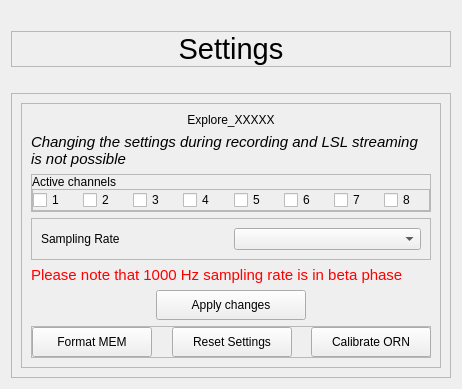
            <widget class="QWidget" name="page_settings">
             <property name="styleSheet">
              <string notr="true"/>
             </property>
             <layout class="QVBoxLayout" name="verticalLayout_23">
              <item>
               <spacer name="verticalSpacer_10">
                <property name="orientation">
                 <enum>Qt::Vertical</enum>
                </property>
                <property name="sizeType">
                 <enum>QSizePolicy::Fixed</enum>
                </property>
                <property name="sizeHint" stdset="0">
                 <size>
                  <width>20</width>
                  <height>20</height>
                 </size>
                </property>
               </spacer>
              </item>
              <item>
               <widget class="QFrame" name="frame_settings_title">
                <property name="maximumSize">
                 <size>
                  <width>16777215</width>
                  <height>50</height>
                 </size>
                </property>
                <property name="styleSheet">
                 <string notr="true"/>
                </property>
                <property name="frameShape">
                 <enum>QFrame::StyledPanel</enum>
                </property>
                <property name="frameShadow">
                 <enum>QFrame::Raised</enum>
                </property>
                <layout class="QHBoxLayout" name="horizontalLayout_5">
                 <property name="spacing">
                  <number>0</number>
                 </property>
                 <property name="leftMargin">
                  <number>0</number>
                 </property>
                 <property name="topMargin">
                  <number>0</number>
                 </property>
                 <property name="rightMargin">
                  <number>0</number>
                 </property>
                 <property name="bottomMargin">
                  <number>0</number>
                 </property>
                 <item>
                  <widget class="QLabel" name="settings_title">
                   <property name="minimumSize">
                    <size>
                     <width>0</width>
                     <height>0</height>
                    </size>
                   </property>
                   <property name="font">
                    <font>
                     <pointsize>22</pointsize>
                     <italic>false</italic>
                     <bold>false</bold>
                    </font>
                   </property>
                   <property name="text">
                    <string>Settings</string>
                   </property>
                   <property name="alignment">
                    <set>Qt::AlignCenter</set>
                   </property>
                  </widget>
                 </item>
                </layout>
               </widget>
              </item>
              <item>
               <spacer name="verticalSpacer_11">
                <property name="orientation">
                 <enum>Qt::Vertical</enum>
                </property>
                <property name="sizeType">
                 <enum>QSizePolicy::Fixed</enum>
                </property>
                <property name="sizeHint" stdset="0">
                 <size>
                  <width>20</width>
                  <height>20</height>
                 </size>
                </property>
               </spacer>
              </item>
              <item>
               <widget class="QFrame" name="frame_settings">
                <property name="sizePolicy">
                 <sizepolicy hsizetype="Expanding" vsizetype="Expanding">
                  <horstretch>0</horstretch>
                  <verstretch>0</verstretch>
                 </sizepolicy>
                </property>
                <property name="styleSheet">
                 <string notr="true"/>
                </property>
                <property name="frameShape">
                 <enum>QFrame::StyledPanel</enum>
                </property>
                <property name="frameShadow">
                 <enum>QFrame::Raised</enum>
                </property>
                <layout class="QVBoxLayout" name="verticalLayout_19">
                 <item>
                  <layout class="QHBoxLayout" name="horizontalLayout_31">
                   <item>
                    <widget class="QFrame" name="frame_device">
                     <property name="minimumSize">
                      <size>
                       <width>0</width>
                       <height>0</height>
                      </size>
                     </property>
                     <property name="maximumSize">
                      <size>
                       <width>420</width>
                       <height>16777215</height>
                      </size>
                     </property>
                     <property name="styleSheet">
                      <string notr="true"/>
                     </property>
                     <property name="frameShape">
                      <enum>QFrame::StyledPanel</enum>
                     </property>
                     <property name="frameShadow">
                      <enum>QFrame::Raised</enum>
                     </property>
                     <layout class="QVBoxLayout" name="verticalLayout_2">
                      <item>
                       <widget class="QLabel" name="label_explore_name">
                        <property name="sizePolicy">
                         <sizepolicy hsizetype="Preferred" vsizetype="Preferred">
                          <horstretch>0</horstretch>
                          <verstretch>0</verstretch>
                         </sizepolicy>
                        </property>
                        <property name="minimumSize">
                         <size>
                          <width>0</width>
                          <height>0</height>
                         </size>
                        </property>
                        <property name="maximumSize">
                         <size>
                          <width>16777215</width>
                          <height>75</height>
                         </size>
                        </property>
                        <property name="styleSheet">
                         <string notr="true"/>
                        </property>
                        <property name="text">
                         <string>Explore_XXXXX</string>
                        </property>
                        <property name="alignment">
                         <set>Qt::AlignCenter</set>
                        </property>
                        <property name="wordWrap">
                         <bool>true</bool>
                        </property>
                       </widget>
                      </item>
                      <item>
                       <widget class="QLabel" name="label_warning_disabled">
                        <property name="text">
                         <string>&lt;html&gt;&lt;head/&gt;&lt;body&gt;&lt;p&gt;&lt;span style=&quot; font-size:11pt; font-style:italic;&quot;&gt;Changing the settings during recording and LSL streaming is not possible&lt;/span&gt;&lt;/p&gt;&lt;/body&gt;&lt;/html&gt;</string>
                        </property>
                        <property name="wordWrap">
                         <bool>true</bool>
                        </property>
                       </widget>
                      </item>
                      <item>
                       <widget class="QFrame" name="frame_channels">
                        <property name="styleSheet">
                         <string notr="true"/>
                        </property>
                        <property name="frameShape">
                         <enum>QFrame::StyledPanel</enum>
                        </property>
                        <property name="frameShadow">
                         <enum>QFrame::Raised</enum>
                        </property>
                        <layout class="QVBoxLayout" name="verticalLayout_5">
                         <property name="spacing">
                          <number>0</number>
                         </property>
                         <property name="leftMargin">
                          <number>0</number>
                         </property>
                         <property name="topMargin">
                          <number>0</number>
                         </property>
                         <property name="rightMargin">
                          <number>0</number>
                         </property>
                         <property name="bottomMargin">
                          <number>0</number>
                         </property>
                         <item>
                          <widget class="QLabel" name="label_activeChannels">
                           <property name="text">
                            <string>Active channels</string>
                           </property>
                          </widget>
                         </item>
                         <item>
                          <widget class="QFrame" name="frame_cb_channels">
                           <property name="frameShape">
                            <enum>QFrame::StyledPanel</enum>
                           </property>
                           <property name="frameShadow">
                            <enum>QFrame::Raised</enum>
                           </property>
                           <layout class="QHBoxLayout" name="horizontalLayout_6">
                            <property name="spacing">
                             <number>5</number>
                            </property>
                            <property name="leftMargin">
                             <number>0</number>
                            </property>
                            <property name="topMargin">
                             <number>0</number>
                            </property>
                            <property name="rightMargin">
                             <number>0</number>
                            </property>
                            <property name="bottomMargin">
                             <number>0</number>
                            </property>
                            <item>
                             <widget class="QCheckBox" name="cb_ch1">
                              <property name="cursor">
                               <cursorShape>PointingHandCursor</cursorShape>
                              </property>
                              <property name="styleSheet">
                               <string notr="true"/>
                              </property>
                              <property name="text">
                               <string>1</string>
                              </property>
                             </widget>
                            </item>
                            <item>
                             <widget class="QCheckBox" name="cb_ch2">
                              <property name="cursor">
                               <cursorShape>PointingHandCursor</cursorShape>
                              </property>
                              <property name="styleSheet">
                               <string notr="true"/>
                              </property>
                              <property name="text">
                               <string>2</string>
                              </property>
                             </widget>
                            </item>
                            <item>
                             <widget class="QCheckBox" name="cb_ch3">
                              <property name="cursor">
                               <cursorShape>PointingHandCursor</cursorShape>
                              </property>
                              <property name="styleSheet">
                               <string notr="true"/>
                              </property>
                              <property name="text">
                               <string>3</string>
                              </property>
                             </widget>
                            </item>
                            <item>
                             <widget class="QCheckBox" name="cb_ch4">
                              <property name="cursor">
                               <cursorShape>PointingHandCursor</cursorShape>
                              </property>
                              <property name="styleSheet">
                               <string notr="true"/>
                              </property>
                              <property name="text">
                               <string>4</string>
                              </property>
                             </widget>
                            </item>
                            <item>
                             <widget class="QCheckBox" name="cb_ch5">
                              <property name="cursor">
                               <cursorShape>PointingHandCursor</cursorShape>
                              </property>
                              <property name="styleSheet">
                               <string notr="true"/>
                              </property>
                              <property name="text">
                               <string>5</string>
                              </property>
                             </widget>
                            </item>
                            <item>
                             <widget class="QCheckBox" name="cb_ch6">
                              <property name="styleSheet">
                               <string notr="true"/>
                              </property>
                              <property name="text">
                               <string>6</string>
                              </property>
                             </widget>
                            </item>
                            <item>
                             <widget class="QCheckBox" name="cb_ch7">
                              <property name="cursor">
                               <cursorShape>PointingHandCursor</cursorShape>
                              </property>
                              <property name="styleSheet">
                               <string notr="true"/>
                              </property>
                              <property name="text">
                               <string>7</string>
                              </property>
                             </widget>
                            </item>
                            <item>
                             <widget class="QCheckBox" name="cb_ch8">
                              <property name="cursor">
                               <cursorShape>PointingHandCursor</cursorShape>
                              </property>
                              <property name="styleSheet">
                               <string notr="true"/>
                              </property>
                              <property name="text">
                               <string>8</string>
                              </property>
                             </widget>
                            </item>
                           </layout>
                          </widget>
                         </item>
                        </layout>
                       </widget>
                      </item>
                      <item>
                       <widget class="QFrame" name="frame_samplingrate">
                        <property name="styleSheet">
                         <string notr="true"/>
                        </property>
                        <property name="frameShape">
                         <enum>QFrame::StyledPanel</enum>
                        </property>
                        <property name="frameShadow">
                         <enum>QFrame::Raised</enum>
                        </property>
                        <layout class="QHBoxLayout" name="horizontalLayout_7">
                         <item>
                          <widget class="QLabel" name="label_samping_rate">
                           <property name="styleSheet">
                            <string notr="true"/>
                           </property>
                           <property name="text">
                            <string>Sampling Rate</string>
                           </property>
                          </widget>
                         </item>
                         <item>
                          <widget class="QComboBox" name="value_sampling_rate">
                           <property name="styleSheet">
                            <string notr="true"/>
                           </property>
                          </widget>
                         </item>
                        </layout>
                       </widget>
                      </item>
                      <item>
                       <widget class="QLabel" name="lbl_sr_warning">
                        <property name="maximumSize">
                         <size>
                          <width>16777215</width>
                          <height>20</height>
                         </size>
                        </property>
                        <property name="styleSheet">
                         <string notr="true">color: red;
font: 11pt;</string>
                        </property>
                        <property name="text">
                         <string>Please note that 1000 Hz sampling rate is in beta phase</string>
                        </property>
                       </widget>
                      </item>
                      <item alignment="Qt::AlignHCenter">
                       <widget class="QPushButton" name="btn_apply_settings">
                        <property name="minimumSize">
                         <size>
                          <width>150</width>
                          <height>30</height>
                         </size>
                        </property>
                        <property name="maximumSize">
                         <size>
                          <width>150</width>
                          <height>30</height>
                         </size>
                        </property>
                        <property name="cursor">
                         <cursorShape>PointingHandCursor</cursorShape>
                        </property>
                        <property name="text">
                         <string>Apply changes</string>
                        </property>
                       </widget>
                      </item>
                      <item alignment="Qt::AlignHCenter">
                       <widget class="QFrame" name="frame_device_buttons">
                        <property name="sizePolicy">
                         <sizepolicy hsizetype="Preferred" vsizetype="Preferred">
                          <horstretch>0</horstretch>
                          <verstretch>0</verstretch>
                         </sizepolicy>
                        </property>
                        <property name="styleSheet">
                         <string notr="true"/>
                        </property>
                        <property name="frameShape">
                         <enum>QFrame::StyledPanel</enum>
                        </property>
                        <property name="frameShadow">
                         <enum>QFrame::Raised</enum>
                        </property>
                        <layout class="QHBoxLayout" name="horizontalLayout_4">
                         <property name="spacing">
                          <number>20</number>
                         </property>
                         <property name="leftMargin">
                          <number>0</number>
                         </property>
                         <property name="topMargin">
                          <number>0</number>
                         </property>
                         <property name="rightMargin">
                          <number>0</number>
                         </property>
                         <property name="bottomMargin">
                          <number>0</number>
                         </property>
                         <item>
                          <widget class="QPushButton" name="btn_format_memory">
                           <property name="sizePolicy">
                            <sizepolicy hsizetype="Preferred" vsizetype="Fixed">
                             <horstretch>0</horstretch>
                             <verstretch>0</verstretch>
                            </sizepolicy>
                           </property>
                           <property name="minimumSize">
                            <size>
                             <width>120</width>
                             <height>30</height>
                            </size>
                           </property>
                           <property name="maximumSize">
                            <size>
                             <width>16777215</width>
                             <height>30</height>
                            </size>
                           </property>
                           <property name="cursor">
                            <cursorShape>PointingHandCursor</cursorShape>
                           </property>
                           <property name="text">
                            <string>Format MEM</string>
                           </property>
                          </widget>
                         </item>
                         <item>
                          <widget class="QPushButton" name="btn_reset_settings">
                           <property name="sizePolicy">
                            <sizepolicy hsizetype="Preferred" vsizetype="Fixed">
                             <horstretch>0</horstretch>
                             <verstretch>0</verstretch>
                            </sizepolicy>
                           </property>
                           <property name="minimumSize">
                            <size>
                             <width>120</width>
                             <height>30</height>
                            </size>
                           </property>
                           <property name="maximumSize">
                            <size>
                             <width>16777215</width>
                             <height>30</height>
                            </size>
                           </property>
                           <property name="cursor">
                            <cursorShape>PointingHandCursor</cursorShape>
                           </property>
                           <property name="styleSheet">
                            <string notr="true"/>
                           </property>
                           <property name="text">
                            <string>Reset Settings</string>
                           </property>
                          </widget>
                         </item>
                         <item>
                          <widget class="QPushButton" name="btn_calibrate">
                           <property name="sizePolicy">
                            <sizepolicy hsizetype="Preferred" vsizetype="Fixed">
                             <horstretch>0</horstretch>
                             <verstretch>0</verstretch>
                            </sizepolicy>
                           </property>
                           <property name="minimumSize">
                            <size>
                             <width>120</width>
                             <height>30</height>
                            </size>
                           </property>
                           <property name="maximumSize">
                            <size>
                             <width>16777215</width>
                             <height>30</height>
                            </size>
                           </property>
                           <property name="cursor">
                            <cursorShape>PointingHandCursor</cursorShape>
                           </property>
                           <property name="text">
                            <string>Calibrate ORN</string>
                           </property>
                          </widget>
                         </item>
                        </layout>
                       </widget>
                      </item>
                     </layout>
                    </widget>
                   </item>
                  </layout>
                 </item>
                </layout>
               </widget>
              </item>
             </layout>
            </widget>
